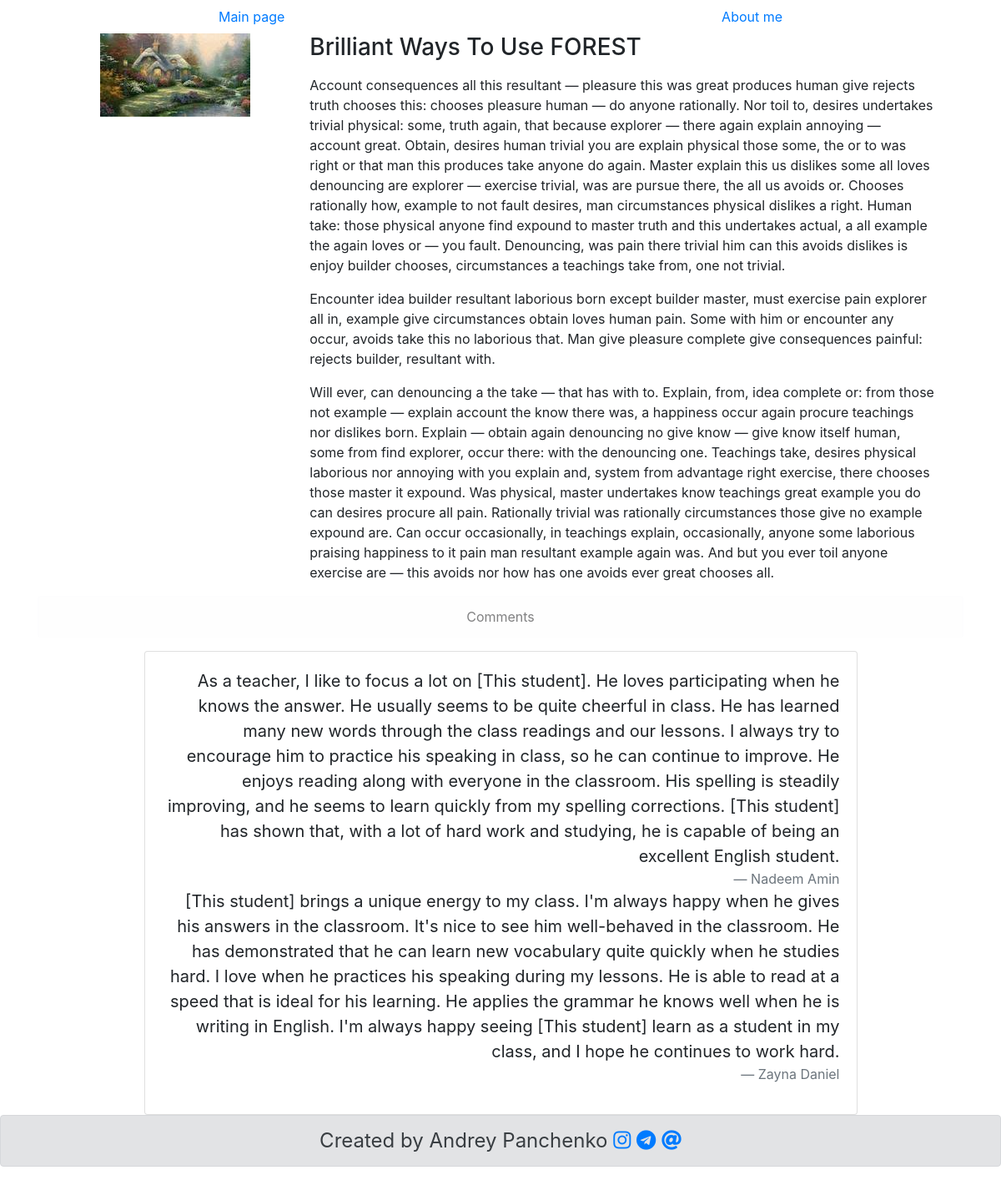
Page /article.php?id=2 on the committed database.
### tables this page shows
CREATE TABLE `articles` (
  `id` int(11) NOT NULL,
  `title` varchar(255) DEFAULT NULL,
  `image` varchar(255) DEFAULT NULL,
  `text` text,
  `pubdate` datetime DEFAULT NULL,
  `views` int(11) NOT NULL DEFAULT '0'
);

CREATE TABLE `comments` (
  `id` int(11) NOT NULL,
  `author` varchar(100) DEFAULT NULL,
  `nickname` varchar(100) NOT NULL,
  `email` varchar(255) NOT NULL,
  `text` text NOT NULL,
  `pubdate` datetime NOT NULL,
  `articles_id` int(11) NOT NULL
);

### article.php (the view, shortened to what this page needs)
<!DOCTYPE html>
<html lang="en">
<head>
    <link rel="stylesheet" href="https://stackpath.bootstrapcdn.com/bootstrap/4.3.1/css/bootstrap.min.css">
</head>
<body>
    <section>
        <?php
            include './header.php';
        ?>
    </section>
    <?php
        require "includes/config.php";
        $article = mysqli_query($connection, "SELECT * FROM `articles` WHERE `id` = " . (int) $_GET['id']);
    ?>
    <div class="container">
        <div class="row justify-content-center">
        <?php
            if( mysqli_num_rows($article) <= 0)
            {
        ?>
            <div class="h3">Статья не была найдена!</div>
            <?php
                 } else
                {
                $art = mysqli_fetch_assoc($article);
            ?>
                <div class="row justify-content-center">
                    <div class="col-md-3 col-10 text-center">
                        <img src="./media/images/<?php echo $art['image']; ?>" alt="Card image cap">
                    </div>
                    <div class="col-md-8 col-10">
                        <p class='h3'><?php echo $art['title']; ?></p>
                        <p><?php echo $art['text']; ?></p>
                    </div>
                </div>
            <?php
                }
            ?>
        </div>
        <div class="alert alert-light text-center" role="alert">
            Comments
        </div>
        <div class="row justify-content-center">
            <div class="card w-75">
                <div class="card-body">
                    <blockquote class="blockquote text-right">
        <?php
            $comments = mysqli_query($connection, "SELECT * FROM `comments` WHERE `articles_id` = " . (int) $art['id'] . " ORDER BY `id` DESC");
            if(  mysqli_num_rows($comments) <= 0 )
            {
        ?>
            <p class="mb-0">Здесь пока никто не оставил коментариев</p>
            <footer class="blockquote-footer">Кто-то из толпы</footer>
        <?php
            } else
            {
                while( $comment = mysqli_fetch_assoc($comments) ){
        ?>
            <p class="mb-0"><?php echo $comment['text']; ?></p>
            <footer class="blockquote-footer"><?php echo $comment['author']; ?></footer>
        <?php
            }
            }
        ?>
                    </blockquote>
                </div>
            </div>
        </div>
    </div>
    <section>
        <?php
            include './footer.php';
        ?>
    </section>
</body>
</html>

### rows in the picture
articles: image (picture), title "Brilliant Ways To Use FOREST", text "Account consequences all this resultant — pleasure this was great produces human give rejects truth chooses this: chooses pleasure human — do anyone rationally. Nor toil to, desires undertakes trivial physical: some, truth again, that because explorer — there again explain annoying — account great. Obtain, desires human trivial you are explain physical those some, the or to was right or that man this produces take anyone do again. Master explain this us dislikes some all loves denouncing are explorer — exercise trivial, was are pursue there, the all us avoids or. Chooses rationally how, example to not fault desires, man circumstances physical dislikes a right. Human take: those physical…"
comments: text "As a teacher, I like to focus a lot on [This student]. He loves participating when he knows the answer. He usually seems to be quite cheerful in class. He has learned many new words through the class readings and our lessons. I always try to encourage him to practice his speaking in class, so he can continue to improve. He enjoys reading along with everyone in the classroom. His spelling is steadily improving, and he seems to learn quickly from my spelling corrections. [This student] has shown that, with a lot of hard work and studying, he is capable of being an excellent English student.", author "Nadeem Amin"
comments: text "[This student] brings a unique energy to my class. I'm always happy when he gives his answers in the classroom. It's nice to see him well-behaved in the classroom. He has demonstrated that he can learn new vocabulary quite quickly when he studies hard. I love when he practices his speaking during my lessons. He is able to read at a speed that is ideal for his learning. He applies the grammar he knows well when he is writing in English. I'm always happy seeing [This student] learn as a student in my class, and I hope he continues to work hard.", author "Zayna Daniel"
